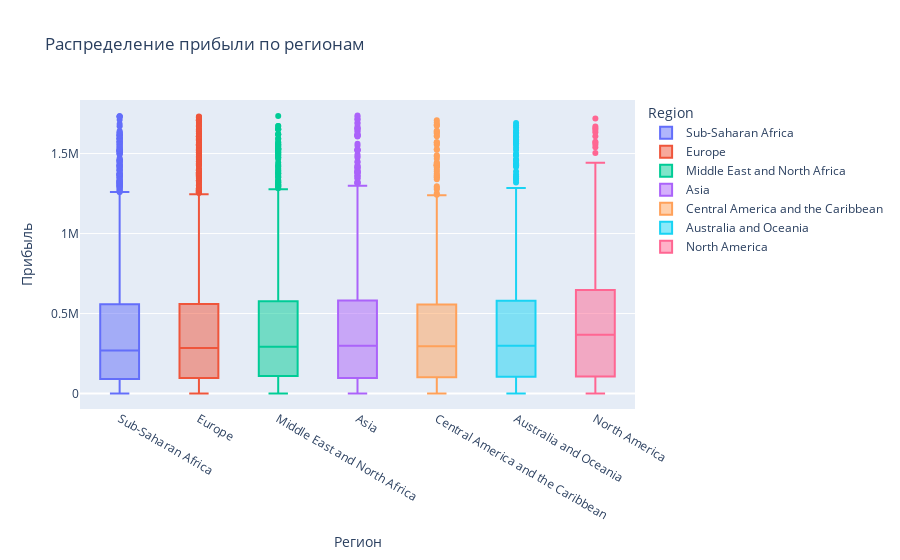
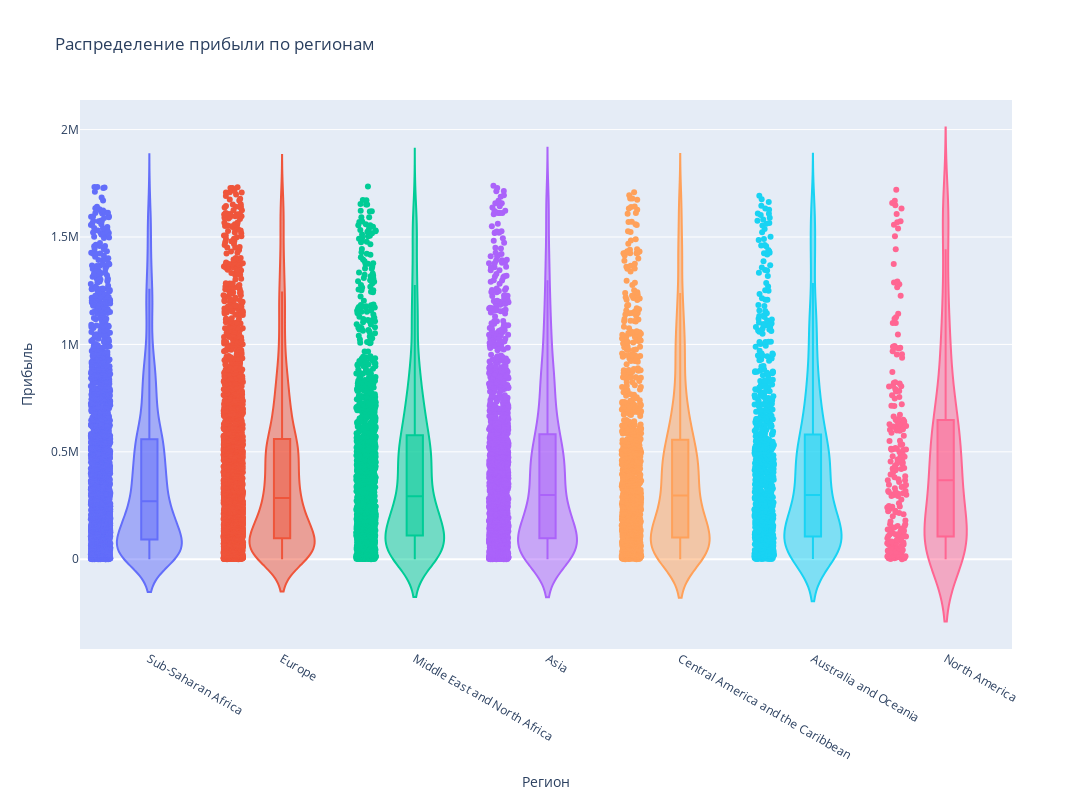

The notebook cell saved with these charts, in order:
### Code cell
fig2 = px.box(df, x='Region', y='Total Profit', 
             title='Распределение прибыли по регионам',
             color='Region')
fig2.update_layout(xaxis_title='Регион', yaxis_title='Прибыль')
fig2.show() 
# сравнить по anova однофакторную тест Тьюки
fig = px.violin(
    df,
    x='Region',
    y='Total Profit',
    color='Region',                    
    box=True,                         
    points='all',                      
    hover_data=['Sales Channel'],       
    title='Распределение прибыли по регионам',
    labels={'Total Profit': 'Прибыль (USD)', 'Region': 'Регион'},
    height=800,
    width=1200
)

fig.update_layout(
    xaxis_title='Регион',
    yaxis_title='Прибыль',
    font=dict(size=12),
    showlegend=False,                   
    hovermode='x unified',              
)



fig.show()

### Figure 1 — Plotly figure (JSON) as saved in the notebook; plotly's stock layout.template omitted (floating-point values rounded to 4 significant figures; data arrays with more than 128 entries replaced by an {"elided": "..."} marker saying what was removed)
{"data": [{"alignmentgroup": "True", "hovertemplate": "Region=%{x}<br>Total Profit=%{y}<extra></extra>", "legendgroup": "Sub-Saharan Africa", "marker": {"color": "#636efa"}, "name": "Sub-Saharan Africa", "notched": false, "offsetgroup": "Sub-Saharan Africa", "orientation": "v", "showlegend": true, "type": "box", "x": {"elided": "2603 str values"}, "x0": " ", "xaxis": "x", "y": {"elided": "2603 float values"}, "y0": " ", "yaxis": "y"}, {"alignmentgroup": "True", "hovertemplate": "Region=%{x}<br>Total Profit=%{y}<extra></extra>", "legendgroup": "Europe", "marker": {"color": "#EF553B"}, "name": "Europe", "notched": false, "offsetgroup": "Europe", "orientation": "v", "showlegend": true, "type": "box", "x": {"elided": "2633 str values"}, "x0": " ", "xaxis": "x", "y": {"elided": "2633 float values"}, "y0": " ", "yaxis": "y"}, {"alignmentgroup": "True", "hovertemplate": "Region=%{x}<br>Total Profit=%{y}<extra></extra>", "legendgroup": "Middle East and North Africa", "marker": {"color": "#00cc96"}, "name": "Middle East and North Africa", "notched": false, "offsetgroup": "Middle East and North Africa", "orientation": "v", "showlegend": true, "type": "box", "x": {"elided": "1264 str values"}, "x0": " ", "xaxis": "x", "y": {"elided": "1264 float values"}, "y0": " ", "yaxis": "y"}, {"alignmentgroup": "True", "hovertemplate": "Region=%{x}<br>Total Profit=%{y}<extra></extra>", "legendgroup": "Asia", "marker": {"color": "#ab63fa"}, "name": "Asia", "notched": false, "offsetgroup": "Asia", "orientation": "v", "showlegend": true, "type": "box", "x": {"elided": "1469 str values"}, "x0": " ", "xaxis": "x", "y": {"elided": "1469 float values"}, "y0": " ", "yaxis": "y"}, {"alignmentgroup": "True", "hovertemplate": "Region=%{x}<br>Total Profit=%{y}<extra></extra>", "legendgroup": "Central America and the Caribbean", "marker": {"color": "#FFA15A"}, "name": "Central America and the Caribbean", "notched": false, "offsetgroup": "Central America and the Caribbean", "orientation": "v", "showlegend": true, "type": "box", "x": {"elided": "1019 str values"}, "x0": " ", "xaxis": "x", "y": {"elided": "1019 float values"}, "y0": " ", "yaxis": "y"}, {"alignmentgroup": "True", "hovertemplate": "Region=%{x}<br>Total Profit=%{y}<extra></extra>", "legendgroup": "Australia and Oceania", "marker": {"color": "#19d3f3"}, "name": "Australia and Oceania", "notched": false, "offsetgroup": "Australia and Oceania", "orientation": "v", "showlegend": true, "type": "box", "x": {"elided": "797 str values"}, "x0": " ", "xaxis": "x", "y": {"elided": "797 float values"}, "y0": " ", "yaxis": "y"}, {"alignmentgroup": "True", "hovertemplate": "Region=%{x}<br>Total Profit=%{y}<extra></extra>", "legendgroup": "North America", "marker": {"color": "#FF6692"}, "name": "North America", "notched": false, "offsetgroup": "North America", "orientation": "v", "showlegend": true, "type": "box", "x": {"elided": "215 str values"}, "x0": " ", "xaxis": "x", "y": {"elided": "215 float values"}, "y0": " ", "yaxis": "y"}], "layout": {"boxmode": "overlay", "legend": {"title": {"text": "Region"}, "tracegroupgap": 0}, "title": {"text": "Распределение прибыли по регионам"}, "xaxis": {"anchor": "y", "categoryarray": ["Sub-Saharan Africa", "Europe", "Middle East and North Africa", "Asia", "Central America and the Caribbean", "Australia and Oceania", "North America"], "categoryorder": "array", "domain": [0, 1], "title": {"text": "Регион"}}, "yaxis": {"anchor": "x", "domain": [0, 1], "title": {"text": "Прибыль"}}}}

### Figure 2 — Plotly figure (JSON) as saved in the notebook; plotly's stock layout.template omitted (floating-point values rounded to 4 significant figures; data arrays with more than 128 entries replaced by an {"elided": "..."} marker saying what was removed)
{"data": [{"alignmentgroup": "True", "box": {"visible": true}, "customdata": {"elided": "2603x1 str values"}, "hovertemplate": "Регион=%{x}<br>Прибыль (USD)=%{y}<br>Sales Channel=%{customdata[0]}<extra></extra>", "legendgroup": "Sub-Saharan Africa", "marker": {"color": "#636efa"}, "name": "Sub-Saharan Africa", "offsetgroup": "Sub-Saharan Africa", "orientation": "v", "points": "all", "scalegroup": "True", "showlegend": true, "type": "violin", "x": {"elided": "2603 str values"}, "x0": " ", "xaxis": "x", "y": {"elided": "2603 float values"}, "y0": " ", "yaxis": "y"}, {"alignmentgroup": "True", "box": {"visible": true}, "customdata": {"elided": "2633x1 str values"}, "hovertemplate": "Регион=%{x}<br>Прибыль (USD)=%{y}<br>Sales Channel=%{customdata[0]}<extra></extra>", "legendgroup": "Europe", "marker": {"color": "#EF553B"}, "name": "Europe", "offsetgroup": "Europe", "orientation": "v", "points": "all", "scalegroup": "True", "showlegend": true, "type": "violin", "x": {"elided": "2633 str values"}, "x0": " ", "xaxis": "x", "y": {"elided": "2633 float values"}, "y0": " ", "yaxis": "y"}, {"alignmentgroup": "True", "box": {"visible": true}, "customdata": {"elided": "1264x1 str values"}, "hovertemplate": "Регион=%{x}<br>Прибыль (USD)=%{y}<br>Sales Channel=%{customdata[0]}<extra></extra>", "legendgroup": "Middle East and North Africa", "marker": {"color": "#00cc96"}, "name": "Middle East and North Africa", "offsetgroup": "Middle East and North Africa", "orientation": "v", "points": "all", "scalegroup": "True", "showlegend": true, "type": "violin", "x": {"elided": "1264 str values"}, "x0": " ", "xaxis": "x", "y": {"elided": "1264 float values"}, "y0": " ", "yaxis": "y"}, {"alignmentgroup": "True", "box": {"visible": true}, "customdata": {"elided": "1469x1 str values"}, "hovertemplate": "Регион=%{x}<br>Прибыль (USD)=%{y}<br>Sales Channel=%{customdata[0]}<extra></extra>", "legendgroup": "Asia", "marker": {"color": "#ab63fa"}, "name": "Asia", "offsetgroup": "Asia", "orientation": "v", "points": "all", "scalegroup": "True", "showlegend": true, "type": "violin", "x": {"elided": "1469 str values"}, "x0": " ", "xaxis": "x", "y": {"elided": "1469 float values"}, "y0": " ", "yaxis": "y"}, {"alignmentgroup": "True", "box": {"visible": true}, "customdata": {"elided": "1019x1 str values"}, "hovertemplate": "Регион=%{x}<br>Прибыль (USD)=%{y}<br>Sales Channel=%{customdata[0]}<extra></extra>", "legendgroup": "Central America and the Caribbean", "marker": {"color": "#FFA15A"}, "name": "Central America and the Caribbean", "offsetgroup": "Central America and the Caribbean", "orientation": "v", "points": "all", "scalegroup": "True", "showlegend": true, "type": "violin", "x": {"elided": "1019 str values"}, "x0": " ", "xaxis": "x", "y": {"elided": "1019 float values"}, "y0": " ", "yaxis": "y"}, {"alignmentgroup": "True", "box": {"visible": true}, "customdata": {"elided": "797x1 str values"}, "hovertemplate": "Регион=%{x}<br>Прибыль (USD)=%{y}<br>Sales Channel=%{customdata[0]}<extra></extra>", "legendgroup": "Australia and Oceania", "marker": {"color": "#19d3f3"}, "name": "Australia and Oceania", "offsetgroup": "Australia and Oceania", "orientation": "v", "points": "all", "scalegroup": "True", "showlegend": true, "type": "violin", "x": {"elided": "797 str values"}, "x0": " ", "xaxis": "x", "y": {"elided": "797 float values"}, "y0": " ", "yaxis": "y"}, {"alignmentgroup": "True", "box": {"visible": true}, "customdata": {"elided": "215x1 str values"}, "hovertemplate": "Регион=%{x}<br>Прибыль (USD)=%{y}<br>Sales Channel=%{customdata[0]}<extra></extra>", "legendgroup": "North America", "marker": {"color": "#FF6692"}, "name": "North America", "offsetgroup": "North America", "orientation": "v", "points": "all", "scalegroup": "True", "showlegend": true, "type": "violin", "x": {"elided": "215 str values"}, "x0": " ", "xaxis": "x", "y": {"elided": "215 float values"}, "y0": " ", "yaxis": "y"}], "layout": {"font": {"size": 12}, "height": 800, "hovermode": "x unified", "legend": {"title": {"text": "Регион"}, "tracegroupgap": 0}, "showlegend": false, "title": {"text": "Распределение прибыли по регионам"}, "violinmode": "overlay", "width": 1200, "xaxis": {"anchor": "y", "categoryarray": ["Sub-Saharan Africa", "Europe", "Middle East and North Africa", "Asia", "Central America and the Caribbean", "Australia and Oceania", "North America"], "categoryorder": "array", "domain": [0, 1], "title": {"text": "Регион"}}, "yaxis": {"anchor": "x", "domain": [0, 1], "title": {"text": "Прибыль"}}}}
